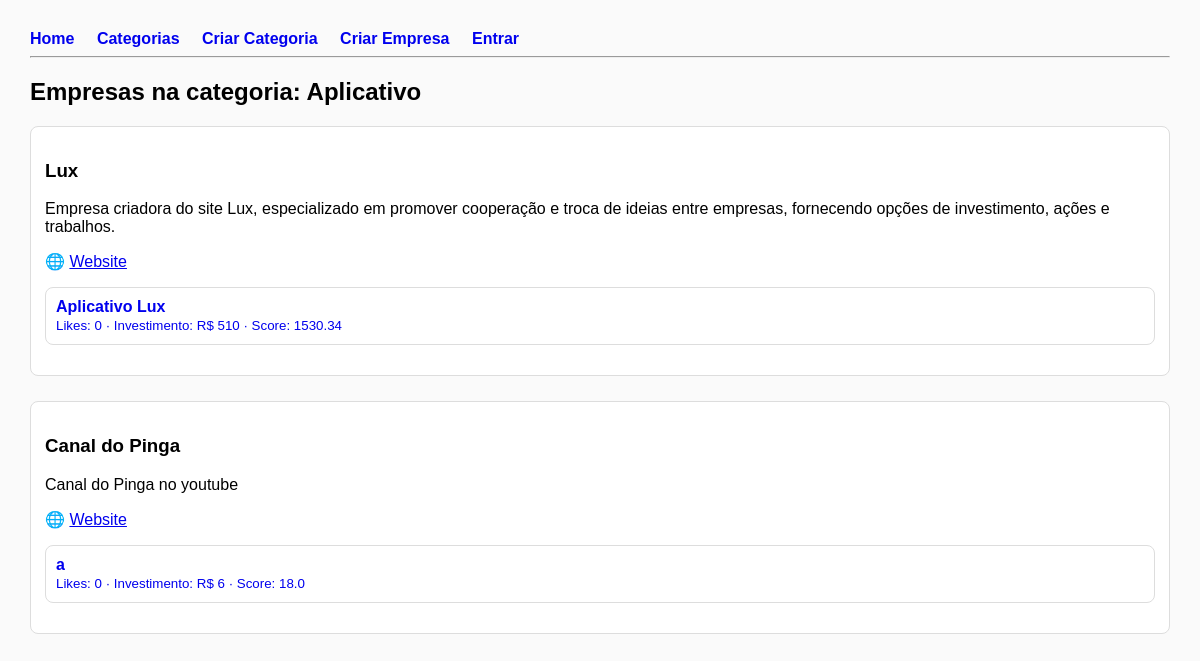
The app's page /categories/3/companies with its own data.
### app.py (models this page shows)
class Category(db.Model):
    id = db.Column(db.Integer, primary_key=True)
    name = db.Column(db.String(120), unique=True, nullable=False)
    description = db.Column(db.String(300))
    created_at = db.Column(db.DateTime, default=datetime.utcnow)
    companies = db.relationship("Company", backref="category", lazy=True)

class Company(db.Model):
    id = db.Column(db.Integer, primary_key=True)
    name = db.Column(db.String(140), nullable=False, unique=True)
    bio = db.Column(db.Text)
    website = db.Column(db.String(250))
    password = db.Column(db.String(200), nullable=False)
    created_at = db.Column(db.DateTime, default=datetime.utcnow)
    category_id = db.Column(db.Integer, db.ForeignKey("category.id"), nullable=True)
    comments = db.relationship("Comment", backref="author", lazy=True)
    investments_made = db.relationship("InvestmentHistory", backref="investor", lazy=True, foreign_keys='InvestmentHistory.company_id')
    messages_sent = db.relationship("Message", backref="sender", lazy=True, foreign_keys='Message.sender_id')
    messages_received = db.relationship("Message", backref="receiver", lazy=True, foreign_keys='Message.receiver_id')

class Post(db.Model):
    id = db.Column(db.Integer, primary_key=True)
    title = db.Column(db.String(200), nullable=False)
    content = db.Column(db.Text)
    created_at = db.Column(db.DateTime, default=datetime.utcnow)
    likes = db.Column(db.Integer, default=0)
    investment = db.Column(db.Integer, default=0)
    score = db.Column(db.Float, default=0)
    company_id = db.Column(db.Integer, db.ForeignKey("company.id"), nullable=False)
    category_id = db.Column(db.Integer, db.ForeignKey("category.id", ondelete="CASCADE"), nullable=False)
    comments = db.relationship("Comment", backref="post", lazy=True, cascade="all, delete-orphan")
    investment_history = db.relationship("InvestmentHistory", backref="post", lazy=True, cascade="all, delete-orphan")
    company = db.relationship("Company", backref="posts")
    category = db.relationship("Category", backref="posts")

### app.py (the view)
@app.route("/categories/<int:category_id>/companies")
def category_companies(category_id):
    category = Category.query.get_or_404(category_id)
    posts = db.session.query(Post).join(Company).filter(Post.category_id == category_id).all()
    companies_map = {}
    for p in posts:
        if p.score is None or p.score == 0:
            calculate_post_score(p)
        comp = p.company
        if not comp:
            continue
        if comp.id not in companies_map:
            companies_map[comp.id] = {
                "company": comp,
                "posts": []
            }
        companies_map[comp.id]["posts"].append(p)
    companies = list(companies_map.values())
    return render_template(
        "companies.html",
        category=category,  # <- adiciona isso
        companies=companies
    )

### templates/companies.html
{% extends "base.html" %}
{% block content %}
<h2>Empresas na categoria: {{ category.name }}</h2>
{% for company in companies %}
  <div class="card" style="margin-bottom: 25px;">
    <h3>{{ company.company.name }}</h3>
    <p>{{ company.company.bio }}</p>
    {% if company.company.website %}
      <p>🌐 <a href="{{ company.company.website }}" target="_blank">Website</a></p>
    {% endif %}
    {% if company.posts %}
      <ul style="list-style: none; padding-left: 0;">
        {% for post in company.posts %}
          <li style="margin-bottom: 12px;">
            <a href="{{ url_for('post_view', post_id=post.id) }}" style="text-decoration:none;">
              <div style="background: #fff; border: 1px solid #ddd; padding: 10px; border-radius: 8px;">
                <strong>{{ post.title }}</strong><br>
                <small>Likes: {{ post.likes }} · Investimento: R$ {{ post.investment }} · Score: {{ post.score|round(2) }}</small>
              </div>
            </a>
          </li>
        {% endfor %}
      </ul>
    {% else %}
      <p>Sem posts nessa categoria ainda.</p>
    {% endif %}
  </div>
{% else %}
  <p>Nenhuma empresa nessa categoria.</p>
{% endfor %}
{% endblock %}

### templates/base.html (style rules this page uses)
body { font-family: Arial, sans-serif; margin: 30px; background:#fafafa }
.card { background:#fff; padding:14px; border-radius:8px; border:1px solid #ddd; margin-bottom:12px }

### records on screen
Category: name "Aplicativo"
Company: company.name "Lux", company.bio "Empresa criadora do site Lux, especializado em promover cooperação e troca de ideias entre empresas, fornecendo opções de investimento, ações e trabalhos."
Post: title "Aplicativo Lux", likes "0", investment "510", score "1530.34"
Company: company.name "Canal do Pinga", company.bio "Canal do Pinga no youtube"
Post: title "a", likes "0", investment "6", score "18.0"
